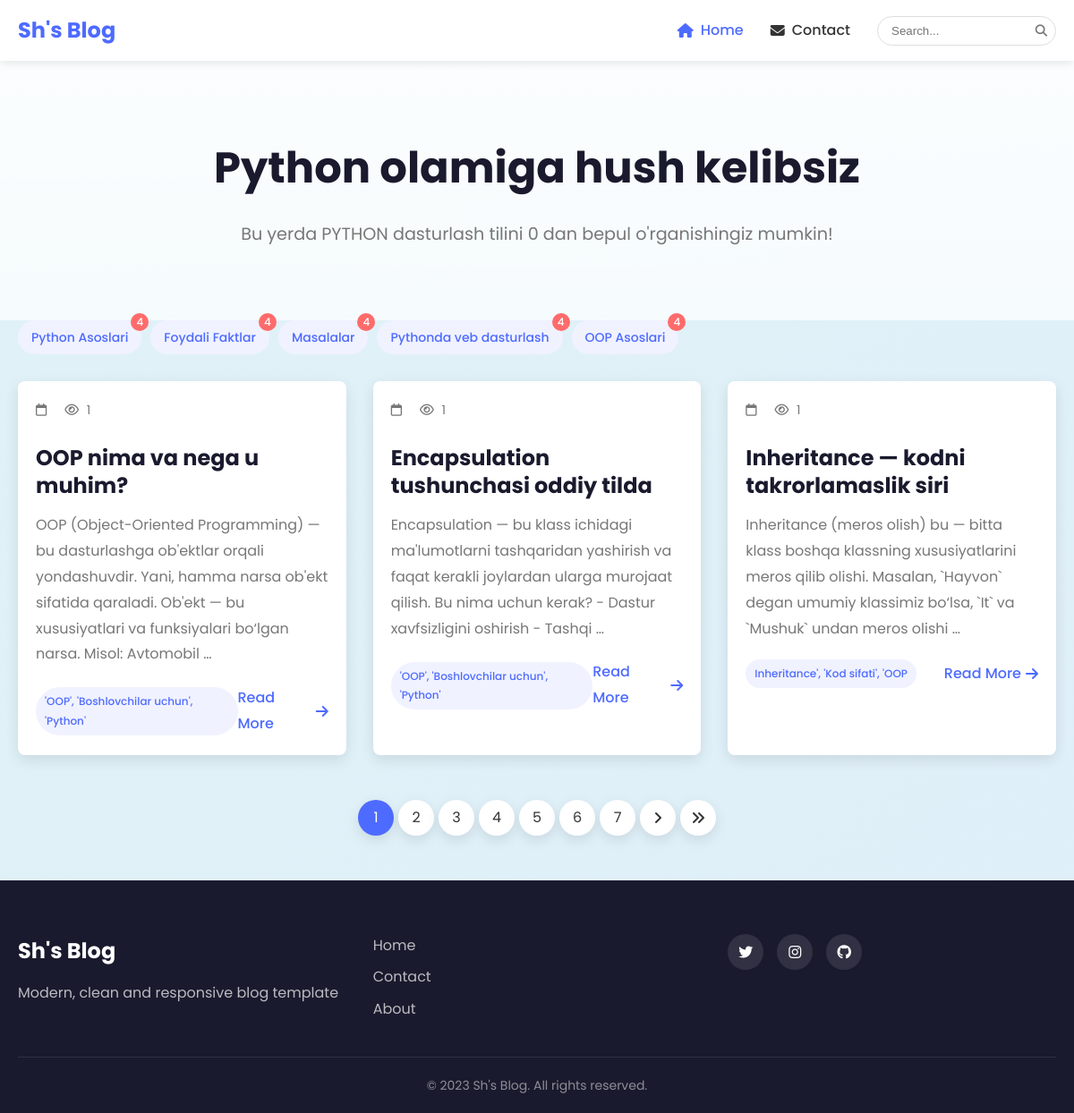
The page / on the database its author committed.
### article/models.py (models this page shows, shortened)
class Category(models.Model):
    name = models.CharField(verbose_name="Category name", max_length=250)
    slug = models.SlugField(max_length=250, unique=True)

class Post(models.Model):
    title = models.CharField(verbose_name="Post title", max_length=255)
    body = models.TextField(verbose_name="Post body")
    author = models.CharField(verbose_name="Post author", default="Admin", max_length=100)
    category = models.ForeignKey(Category, on_delete=models.PROTECT, related_name='posts')
    tag = models.ManyToManyField(Tag)
    views = models.PositiveIntegerField(default=0)
    publish_date = models.DateTimeField(verbose_name="Published time", auto_now_add=True)
    published = models.BooleanField(default=True)
    on_top = models.BooleanField(default=False)

class Tag(models.Model):
    name = models.CharField(verbose_name="Tag name", max_length=250)
    slug = models.SlugField(max_length=250, unique=True)

### article/views.py (the view)
# urls.py: path('', home_page, name='home'),
def home_page(request):
    categories = Category.objects.all()
    posts = Post.objects.all()
    paginator = Paginator(posts, 3)
    page_number = request.GET.get("page")
    page_obj = paginator.get_page(page_number)
    last_comments = Comment.objects.all().order_by("-id")[:10]
    data = {
        "categories": categories,
        "page_obj": page_obj,
        "last_comments": last_comments
    }
    return render(request=request, template_name='index.html', context=data)

### templates/index.html (shortened to what this page needs)
<!DOCTYPE html>
<html lang="en">
<head>
  {% load static %}
    <link rel="stylesheet" href="https://cdnjs.cloudflare.com/ajax/libs/font-awesome/6.4.0/css/all.min.css">
    <link rel="stylesheet" href="https://cdnjs.cloudflare.com/ajax/libs/animate.css/4.1.1/animate.min.css">
    <link rel="stylesheet" href="{% static 'css/modern-style.css' %}">
</head>
<body>
    <nav class="floating-nav">
        <div class="container">
            <a href="/" class="brand">Sh's Blog</a>
            <div class="nav-links">
                <a href="{% url 'blog:home' %}" class="active"><i class="fas fa-home"></i> Home</a>
                <a href="{% url 'blog:contact' %}"><i class="fas fa-envelope"></i> Contact</a>
                <div class="search-box">
                    <form action="{% url 'blog:search' %}" method="get">
                        <input type="text" name="q" placeholder="Search..." value="{{ query }}">
                        <button type="submit"><i class="fas fa-search"></i></button>
                    </form>
                </div>
            </div>
        </div>
    </nav>
    <header class="hero">
        <div class="container">
            <h1 class="animate__animated animate__fadeInDown">Python olamiga hush kelibsiz</h1>
            <p class="animate__animated animate__fadeInUp">Bu yerda PYTHON dasturlash tilini 0 dan bepul o'rganishingiz mumkin! </p>
        </div>
    </header>
    <main class="container">
        <div class="category-tags animate__animated animate__fadeIn">
            {% for cat in categories %}
            <a href="{% url 'blog:category_list' cat.slug %}" class="tag">
                {{ cat.name }}
                <span class="badge">{{ cat.posts.all.count }}</span>
            </a>
            {% endfor %}
        </div>
        <div class="posts-grid">
            {% for post in page_obj %}
            <article class="post-card animate__animated animate__fadeIn" data-delay="{{ forloop.counter0|divisibleby:2|yesno:'100,200' }}">
                <div class="post-content">
                    <div class="post-meta">
                        <span class="date"><i class="far fa-calendar"></i> {{ post.created_at|date:"M d, Y" }}</span>
                        <span class="views"><i class="far fa-eye"></i> {{ post.views }}</span>
                    </div>
                    <h3><a href="{% url 'blog:detail' post.id %}">{{ post.title }}</a></h3>
                    <p>{{ post.body|truncatewords:25 }}</p>
                    <div class="post-footer">
                        <div class="tags">
                            {% for tag in post.tag.all %}
                            <span class="tag">{{ tag.name }}</span>
                            {% endfor %}
                        </div>
                        <a href="{% url 'blog:detail' post.id %}" class="read-more">Read More <i class="fas fa-arrow-right"></i></a>
                    </div>
                </div>
            </article>
            {% empty %}
            <div class="no-posts animate__animated animate__fadeIn">
                <i class="far fa-newspaper"></i>
                <h3>No posts found!</h3>
            </div>
            {% endfor %}
        </div>
        {% if page_obj.paginator.num_pages > 1 %}
        <div class="pagination animate__animated animate__fadeIn">
            {% for num in page_obj.paginator.page_range %}
            <a href="?page={{ num }}" class="page-item {% if num == page_obj.number %}active{% endif %}">{{ num }}</a>
            {% endfor %}
            {% if page_obj.has_next %}
            <a href="?page={{ page_obj.next_page_number }}" class="page-item"><i class="fas fa-angle-right"></i></a>
            <a href="?page={{ page_obj.paginator.num_pages }}" class="page-item"><i class="fas fa-angle-double-right"></i></a>
            {% endif %}
        </div>
        {% endif %}
    </main>
    <footer class="modern-footer">
        <div class="container">
            <div class="footer-content">
                <div class="footer-brand">
                    <h3>Sh's Blog</h3>
                    <p>Modern, clean and responsive blog template</p>
                </div>
                <div class="footer-links">
                    <a href="{% url 'blog:home' %}">Home</a>
                    <a href="{% url 'blog:contact' %}">Contact</a>
                    <a href="#">About</a>
                </div>
                <div class="social-links">
                    <a href="#"><i class="fab fa-twitter"></i></a>
                    <a href="#"><i class="fab fa-instagram"></i></a>
                    <a href="#"><i class="fab fa-github"></i></a>
                </div>
            </div>
            <div class="copyright">
                <p>&copy; 2023 Sh's Blog. All rights reserved.</p>
            </div>
        </div>
    </footer>
</body>
</html>

### rows shown on the page
Category: name "Python Asoslari", posts.all.count "4"
Category: name "Foydali Faktlar", posts.all.count "4"
Category: name "Masalalar", posts.all.count "4"
Category: name "Pythonda veb dasturlash", posts.all.count "4"
Category: name "OOP Asoslari", posts.all.count "4"
Post: views "1", title "OOP nima va nega u muhim?", body "OOP (Object-Oriented Programming) — bu dasturlashga ob'ektlar orqali yondashuvdir. Yani, hamma narsa ob'ekt sifatida qaraladi. Ob'ekt — bu xususiyatlari va funksiyalari bo‘lgan narsa. Misol: Avtomobil …"
Tag: name "'OOP', 'Boshlovchilar uchun', 'Python'"
Post: views "1", title "Encapsulation tushunchasi oddiy tilda", body "Encapsulation — bu klass ichidagi ma'lumotlarni tashqaridan yashirish va faqat kerakli joylardan ularga murojaat qilish. Bu nima uchun kerak? - Dastur xavfsizligini oshirish - Tashqi …"
Post: views "1", title "Inheritance — kodni takrorlamaslik siri", body "Inheritance (meros olish) bu — bitta klass boshqa klassning xususiyatlarini meros qilib olishi. Masalan, `Hayvon` degan umumiy klassimiz bo‘lsa, `It` va `Mushuk` undan meros olishi …"
Tag: name "Inheritance', 'Kod sifati', 'OOP"

### other values the page prints
{{ num }} "1" "2" "3" "4" "5" "6" "7"
